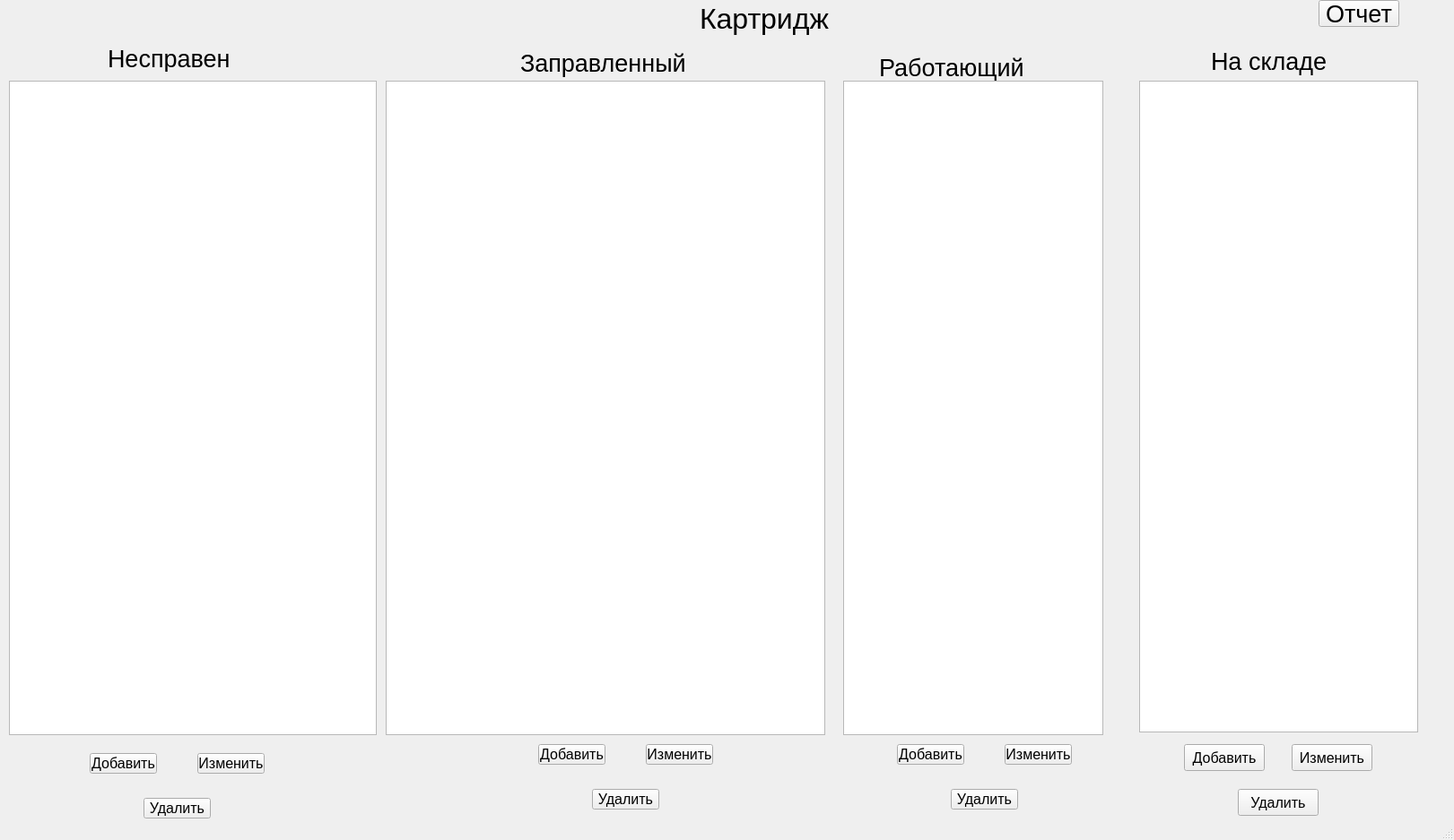
<?xml version="1.0" encoding="UTF-8"?>
<ui version="4.0">
 <class>MainWindow</class>
 <widget class="QMainWindow" name="MainWindow">
  <property name="geometry">
   <rect>
    <x>0</x>
    <y>0</y>
    <width>1621</width>
    <height>937</height>
   </rect>
  </property>
  <property name="windowTitle">
   <string>MainWindow</string>
  </property>
  <widget class="QWidget" name="centralwidget">
   <widget class="QPushButton" name="pb_add_defective">
    <property name="geometry">
     <rect>
      <x>100</x>
      <y>840</y>
      <width>75</width>
      <height>23</height>
     </rect>
    </property>
    <property name="font">
     <font>
      <pointsize>12</pointsize>
     </font>
    </property>
    <property name="text">
     <string>Добавить</string>
    </property>
   </widget>
   <widget class="QPushButton" name="pb_chance_defective">
    <property name="geometry">
     <rect>
      <x>220</x>
      <y>840</y>
      <width>75</width>
      <height>23</height>
     </rect>
    </property>
    <property name="font">
     <font>
      <pointsize>12</pointsize>
     </font>
    </property>
    <property name="text">
     <string>Изменить</string>
    </property>
   </widget>
   <widget class="QPushButton" name="pb_delete_defective">
    <property name="geometry">
     <rect>
      <x>160</x>
      <y>890</y>
      <width>75</width>
      <height>23</height>
     </rect>
    </property>
    <property name="font">
     <font>
      <pointsize>12</pointsize>
     </font>
    </property>
    <property name="text">
     <string>Удалить</string>
    </property>
   </widget>
   <widget class="QTableView" name="tableView_defective">
    <property name="geometry">
     <rect>
      <x>10</x>
      <y>90</y>
      <width>410</width>
      <height>730</height>
     </rect>
    </property>
   </widget>
   <widget class="QLabel" name="label">
    <property name="geometry">
     <rect>
      <x>780</x>
      <y>0</y>
      <width>171</width>
      <height>41</height>
     </rect>
    </property>
    <property name="font">
     <font>
      <pointsize>24</pointsize>
     </font>
    </property>
    <property name="text">
     <string>Картридж</string>
    </property>
   </widget>
   <widget class="QLabel" name="label_2">
    <property name="geometry">
     <rect>
      <x>120</x>
      <y>50</y>
      <width>170</width>
      <height>30</height>
     </rect>
    </property>
    <property name="font">
     <font>
      <pointsize>20</pointsize>
     </font>
    </property>
    <property name="text">
     <string>Несправен</string>
    </property>
   </widget>
   <widget class="QPushButton" name="pb_add_refueled">
    <property name="geometry">
     <rect>
      <x>600</x>
      <y>830</y>
      <width>75</width>
      <height>23</height>
     </rect>
    </property>
    <property name="font">
     <font>
      <pointsize>12</pointsize>
     </font>
    </property>
    <property name="text">
     <string>Добавить</string>
    </property>
   </widget>
   <widget class="QPushButton" name="pb_chance_refueled">
    <property name="geometry">
     <rect>
      <x>720</x>
      <y>830</y>
      <width>75</width>
      <height>23</height>
     </rect>
    </property>
    <property name="font">
     <font>
      <pointsize>12</pointsize>
     </font>
    </property>
    <property name="text">
     <string>Изменить</string>
    </property>
   </widget>
   <widget class="QPushButton" name="pb_delete_refueled">
    <property name="geometry">
     <rect>
      <x>660</x>
      <y>880</y>
      <width>75</width>
      <height>23</height>
     </rect>
    </property>
    <property name="font">
     <font>
      <pointsize>12</pointsize>
     </font>
    </property>
    <property name="text">
     <string>Удалить</string>
    </property>
   </widget>
   <widget class="QTableView" name="tableView_refueled">
    <property name="geometry">
     <rect>
      <x>430</x>
      <y>90</y>
      <width>490</width>
      <height>730</height>
     </rect>
    </property>
   </widget>
   <widget class="QLabel" name="label_3">
    <property name="geometry">
     <rect>
      <x>580</x>
      <y>50</y>
      <width>190</width>
      <height>40</height>
     </rect>
    </property>
    <property name="font">
     <font>
      <pointsize>20</pointsize>
     </font>
    </property>
    <property name="text">
     <string>Заправленный </string>
    </property>
   </widget>
   <widget class="QLabel" name="label_4">
    <property name="geometry">
     <rect>
      <x>980</x>
      <y>60</y>
      <width>170</width>
      <height>30</height>
     </rect>
    </property>
    <property name="font">
     <font>
      <pointsize>20</pointsize>
     </font>
    </property>
    <property name="text">
     <string>Работающий </string>
    </property>
   </widget>
   <widget class="QTableView" name="tableView_working">
    <property name="geometry">
     <rect>
      <x>940</x>
      <y>90</y>
      <width>290</width>
      <height>730</height>
     </rect>
    </property>
   </widget>
   <widget class="QPushButton" name="pb_add_working">
    <property name="geometry">
     <rect>
      <x>1000</x>
      <y>830</y>
      <width>75</width>
      <height>23</height>
     </rect>
    </property>
    <property name="font">
     <font>
      <pointsize>12</pointsize>
     </font>
    </property>
    <property name="text">
     <string>Добавить</string>
    </property>
   </widget>
   <widget class="QPushButton" name="pushButton_chance_working">
    <property name="geometry">
     <rect>
      <x>1120</x>
      <y>830</y>
      <width>75</width>
      <height>23</height>
     </rect>
    </property>
    <property name="font">
     <font>
      <pointsize>12</pointsize>
     </font>
    </property>
    <property name="text">
     <string>Изменить</string>
    </property>
   </widget>
   <widget class="QPushButton" name="pushButton_delete_working">
    <property name="geometry">
     <rect>
      <x>1060</x>
      <y>880</y>
      <width>75</width>
      <height>23</height>
     </rect>
    </property>
    <property name="font">
     <font>
      <pointsize>12</pointsize>
     </font>
    </property>
    <property name="text">
     <string>Удалить</string>
    </property>
   </widget>
   <widget class="QLabel" name="label_5">
    <property name="geometry">
     <rect>
      <x>1350</x>
      <y>50</y>
      <width>145</width>
      <height>37</height>
     </rect>
    </property>
    <property name="font">
     <font>
      <pointsize>20</pointsize>
     </font>
    </property>
    <property name="text">
     <string>На складе</string>
    </property>
   </widget>
   <widget class="QTableView" name="tableView_on_clade">
    <property name="geometry">
     <rect>
      <x>1270</x>
      <y>90</y>
      <width>311</width>
      <height>727</height>
     </rect>
    </property>
   </widget>
   <widget class="QPushButton" name="pushButton_add_on_clade">
    <property name="geometry">
     <rect>
      <x>1320</x>
      <y>830</y>
      <width>90</width>
      <height>30</height>
     </rect>
    </property>
    <property name="font">
     <font>
      <pointsize>12</pointsize>
     </font>
    </property>
    <property name="text">
     <string>Добавить</string>
    </property>
   </widget>
   <widget class="QPushButton" name="pushButton_delete_on_clade">
    <property name="geometry">
     <rect>
      <x>1380</x>
      <y>880</y>
      <width>90</width>
      <height>30</height>
     </rect>
    </property>
    <property name="font">
     <font>
      <pointsize>12</pointsize>
     </font>
    </property>
    <property name="text">
     <string>Удалить</string>
    </property>
   </widget>
   <widget class="QPushButton" name="pushButton_chance_on_clade">
    <property name="geometry">
     <rect>
      <x>1440</x>
      <y>830</y>
      <width>90</width>
      <height>30</height>
     </rect>
    </property>
    <property name="font">
     <font>
      <pointsize>12</pointsize>
     </font>
    </property>
    <property name="text">
     <string>Изменить</string>
    </property>
   </widget>
   <widget class="QPushButton" name="pushButton_othet">
    <property name="geometry">
     <rect>
      <x>1470</x>
      <y>0</y>
      <width>90</width>
      <height>30</height>
     </rect>
    </property>
    <property name="font">
     <font>
      <pointsize>20</pointsize>
     </font>
    </property>
    <property name="text">
     <string>Отчет</string>
    </property>
   </widget>
  </widget>
  <widget class="QStatusBar" name="statusbar"/>
 </widget>
 <resources/>
 <connections/>
</ui>
